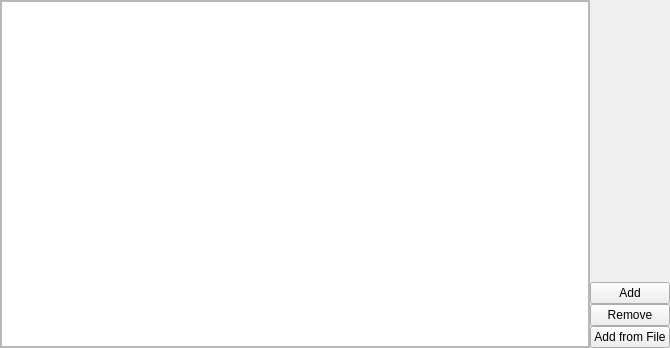
<?xml version="1.0" encoding="UTF-8"?>
<ui version="4.0">
 <class>PrefEditor</class>
 <widget class="QWidget" name="PrefEditor">
  <property name="geometry">
   <rect>
    <x>0</x>
    <y>0</y>
    <width>670</width>
    <height>348</height>
   </rect>
  </property>
  <property name="windowTitle">
   <string>Form</string>
  </property>
  <layout class="QHBoxLayout" name="horizontalLayout">
   <property name="spacing">
    <number>0</number>
   </property>
   <property name="leftMargin">
    <number>0</number>
   </property>
   <property name="topMargin">
    <number>0</number>
   </property>
   <property name="rightMargin">
    <number>0</number>
   </property>
   <property name="bottomMargin">
    <number>0</number>
   </property>
   <item>
    <widget class="QScrollArea" name="scrollArea">
     <property name="widgetResizable">
      <bool>true</bool>
     </property>
     <widget class="QWidget" name="scrollAreaWidgetContents">
      <property name="geometry">
       <rect>
        <x>0</x>
        <y>0</y>
        <width>545</width>
        <height>346</height>
       </rect>
      </property>
      <layout class="QVBoxLayout" name="verticalLayout">
       <property name="spacing">
        <number>0</number>
       </property>
       <property name="leftMargin">
        <number>0</number>
       </property>
       <property name="topMargin">
        <number>0</number>
       </property>
       <property name="rightMargin">
        <number>0</number>
       </property>
       <property name="bottomMargin">
        <number>0</number>
       </property>
       <item>
        <widget class="QTableView" name="pref_view">
         <property name="alternatingRowColors">
          <bool>true</bool>
         </property>
         <property name="selectionBehavior">
          <enum>QAbstractItemView::SelectRows</enum>
         </property>
         <attribute name="horizontalHeaderStretchLastSection">
          <bool>true</bool>
         </attribute>
         <attribute name="verticalHeaderVisible">
          <bool>false</bool>
         </attribute>
        </widget>
       </item>
      </layout>
     </widget>
    </widget>
   </item>
   <item>
    <layout class="QVBoxLayout" name="verticalLayout_2">
     <item>
      <spacer name="verticalSpacer">
       <property name="orientation">
        <enum>Qt::Vertical</enum>
       </property>
       <property name="sizeHint" stdset="0">
        <size>
         <width>20</width>
         <height>40</height>
        </size>
       </property>
      </spacer>
     </item>
     <item>
      <widget class="QPushButton" name="add_pref">
       <property name="text">
        <string>Add</string>
       </property>
      </widget>
     </item>
     <item>
      <widget class="QPushButton" name="remove_selected_prefs">
       <property name="text">
        <string>Remove</string>
       </property>
      </widget>
     </item>
     <item>
      <widget class="QPushButton" name="add_prefs_from_file">
       <property name="text">
        <string>Add from File</string>
       </property>
      </widget>
     </item>
    </layout>
   </item>
  </layout>
 </widget>
 <resources/>
 <connections>
  <connection>
   <sender>add_pref</sender>
   <signal>clicked()</signal>
   <receiver>PrefEditor</receiver>
   <slot>add_pref()</slot>
   <hints>
    <hint type="sourcelabel">
     <x>556</x>
     <y>248</y>
    </hint>
    <hint type="destinationlabel">
     <x>334</x>
     <y>173</y>
    </hint>
   </hints>
  </connection>
  <connection>
   <sender>add_prefs_from_file</sender>
   <signal>clicked()</signal>
   <receiver>PrefEditor</receiver>
   <slot>add_prefs_from_file()</slot>
   <hints>
    <hint type="sourcelabel">
     <x>556</x>
     <y>285</y>
    </hint>
    <hint type="destinationlabel">
     <x>334</x>
     <y>173</y>
    </hint>
   </hints>
  </connection>
  <connection>
   <sender>remove_selected_prefs</sender>
   <signal>clicked()</signal>
   <receiver>PrefEditor</receiver>
   <slot>remove_selected_prefs()</slot>
   <hints>
    <hint type="sourcelabel">
     <x>556</x>
     <y>322</y>
    </hint>
    <hint type="destinationlabel">
     <x>334</x>
     <y>173</y>
    </hint>
   </hints>
  </connection>
 </connections>
 <slots>
  <slot>add_pref()</slot>
  <slot>add_prefs_from_file()</slot>
  <slot>remove_selected_prefs()</slot>
 </slots>
</ui>
